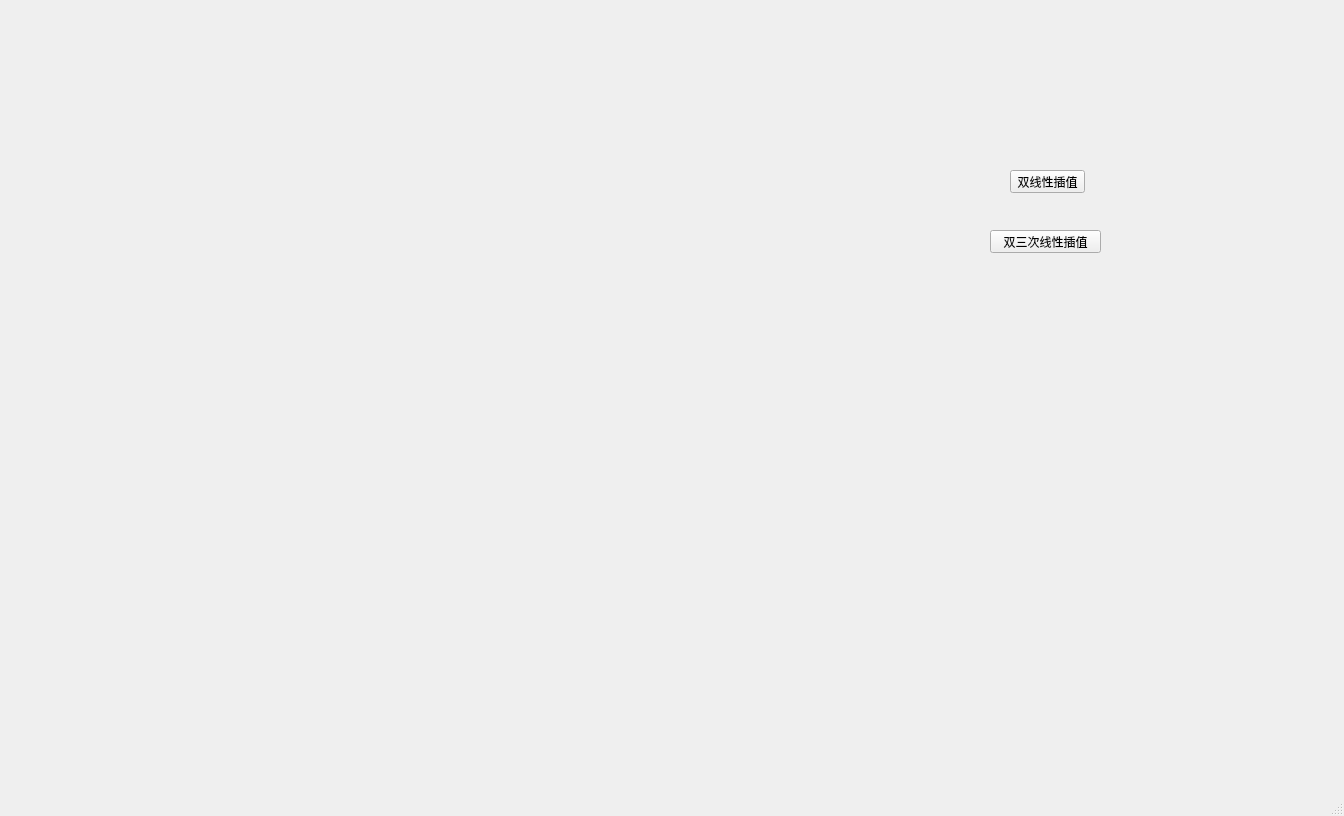
<?xml version="1.0" encoding="UTF-8"?>
<ui version="4.0">
 <class>MainWindow</class>
 <widget class="QMainWindow" name="MainWindow">
  <property name="geometry">
   <rect>
    <x>0</x>
    <y>0</y>
    <width>1344</width>
    <height>816</height>
   </rect>
  </property>
  <property name="windowTitle">
   <string>MainWindow</string>
  </property>
  <widget class="QWidget" name="centralwidget">
   <widget class="QCustomPlot" name="custom" native="true">
    <property name="geometry">
     <rect>
      <x>140</x>
      <y>90</y>
      <width>700</width>
      <height>581</height>
     </rect>
    </property>
    <property name="maximumSize">
     <size>
      <width>800</width>
      <height>600</height>
     </size>
    </property>
   </widget>
   <widget class="QWidget" name="widget_2" native="true">
    <property name="geometry">
     <rect>
      <x>990</x>
      <y>140</y>
      <width>120</width>
      <height>331</height>
     </rect>
    </property>
    <widget class="QPushButton" name="pushButton">
     <property name="geometry">
      <rect>
       <x>20</x>
       <y>30</y>
       <width>75</width>
       <height>23</height>
      </rect>
     </property>
     <property name="text">
      <string>双线性插值</string>
     </property>
    </widget>
    <widget class="QPushButton" name="pushButton_2">
     <property name="geometry">
      <rect>
       <x>0</x>
       <y>90</y>
       <width>111</width>
       <height>23</height>
      </rect>
     </property>
     <property name="text">
      <string>双三次线性插值</string>
     </property>
    </widget>
   </widget>
  </widget>
  <widget class="QMenuBar" name="menubar">
   <property name="geometry">
    <rect>
     <x>0</x>
     <y>0</y>
     <width>1344</width>
     <height>21</height>
    </rect>
   </property>
  </widget>
  <widget class="QStatusBar" name="statusbar"/>
 </widget>
 <customwidgets>
  <customwidget>
   <class>QCustomPlot</class>
   <extends>QWidget</extends>
   <header location="global">qcustomplot.h</header>
   <container>1</container>
  </customwidget>
 </customwidgets>
 <resources/>
 <connections/>
</ui>
